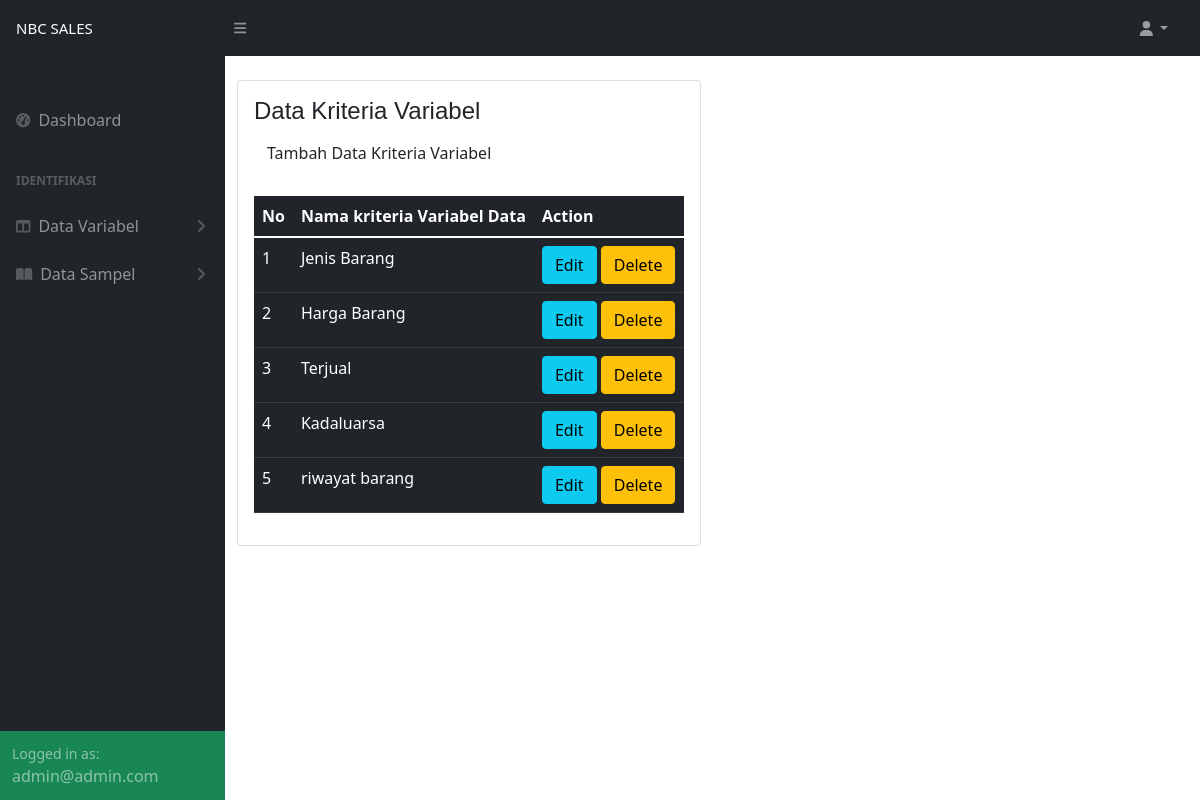
Screenshot of /admin/data-variabel/data-kriteria-variabel.php (signed in) with the database file from the repository.
### tables this page shows
CREATE TABLE `variabel_kriteria` (
  `id_kriteria` int(11) NOT NULL,
  `nama_variabel_kriteria` varchar(255) NOT NULL
);

### config/admin/inital-variabel/view.php (the view)
<?php
include('../../config/koneksi.php');
    $no = 1;
    $query = mysqli_query($con,"SELECT * FROM variabel_kriteria");
	while( $row = mysqli_fetch_assoc($query)){
?>
    <tr>
        <td> <?php echo $no++ ?> </td>
        <td> <?php echo $row['nama_variabel_kriteria']?> </td>
        <td>
            <a href="edit-kriteria.php?tes=<?php echo $row['id_kriteria'];?>" class="btn btn-info btn-icon-text">Edit <i class="mdi mdi-file-check btn-icon-append"></i></a>
            <a href="../../config/admin/inital-variabel/delete.php?tes=<?php echo $row['id_kriteria'];?>" class="btn btn-warning btn-icon-text">Delete <i class="mdi mdi-alert btn-icon-prepend"></i></a>
        </td>
    </tr>
<?php
	}
?>

### frontend/assets/css/style.css (style rules this page uses)
body { font-family: "Open Sans", sans-serif; color: #444444; }
a { color: #47b2e4; text-decoration: none; }

### rows the page displays
variabel_kriteria: nama_variabel_kriteria "Jenis Barang"
variabel_kriteria: nama_variabel_kriteria "Harga Barang"
variabel_kriteria: nama_variabel_kriteria "Terjual"
variabel_kriteria: nama_variabel_kriteria "Kadaluarsa"
variabel_kriteria: nama_variabel_kriteria "riwayat barang"

### other values shown
$_SESSION['email'] "admin@admin.com"
